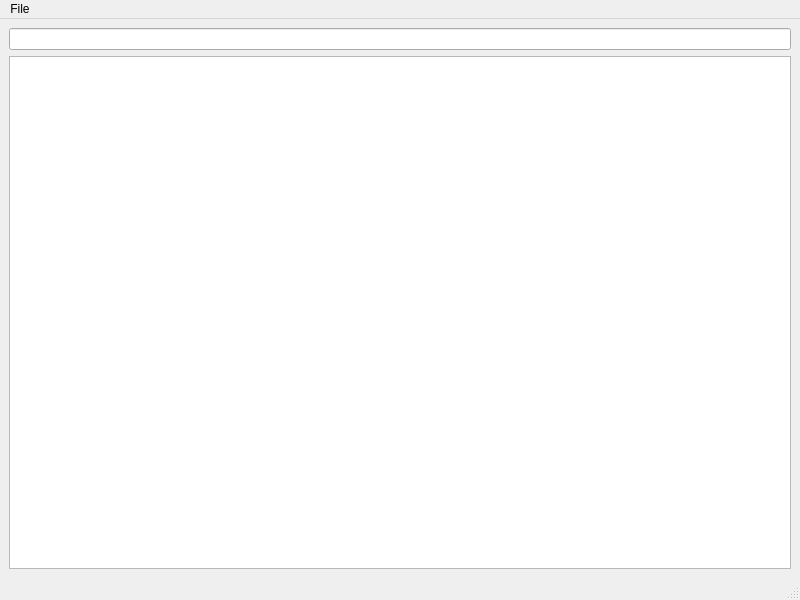
<?xml version="1.0" encoding="UTF-8"?>
<ui version="4.0">
 <class>MainWindow</class>
 <widget class="QMainWindow" name="MainWindow">
  <property name="geometry">
   <rect>
    <x>0</x>
    <y>0</y>
    <width>800</width>
    <height>600</height>
   </rect>
  </property>
  <property name="windowTitle">
   <string>PPInspect</string>
  </property>
  <widget class="QWidget" name="centralwidget">
   <layout class="QVBoxLayout" name="verticalLayout">
    <item>
     <widget class="QLineEdit" name="filterLineEdit"/>
    </item>
    <item>
     <widget class="QTreeView" name="parseTreeView"/>
    </item>
   </layout>
  </widget>
  <widget class="QMenuBar" name="menubar">
   <property name="geometry">
    <rect>
     <x>0</x>
     <y>0</y>
     <width>800</width>
     <height>22</height>
    </rect>
   </property>
   <widget class="QMenu" name="menuFile">
    <property name="title">
     <string>File</string>
    </property>
    <addaction name="loadGrammarAction"/>
    <addaction name="loadSourceAction"/>
   </widget>
   <addaction name="menuFile"/>
  </widget>
  <widget class="QStatusBar" name="statusbar"/>
  <action name="loadGrammarAction">
   <property name="text">
    <string>Load Grammar...</string>
   </property>
  </action>
  <action name="loadSourceAction">
   <property name="text">
    <string>Load Source...</string>
   </property>
  </action>
 </widget>
 <resources/>
 <connections/>
</ui>
